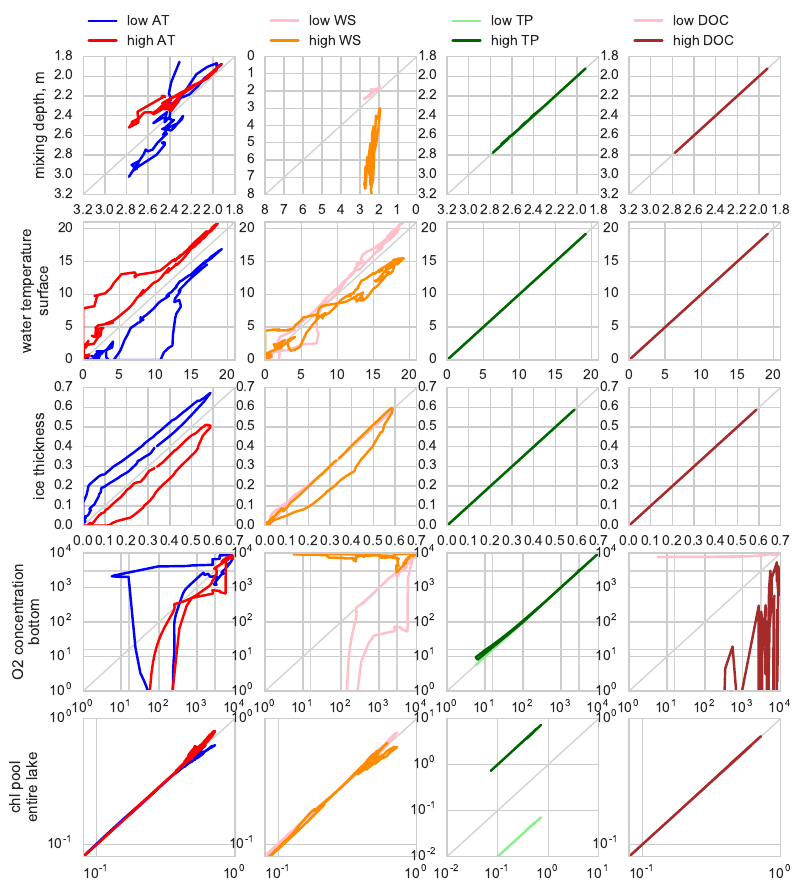

Write the Python code that produced this figure.
'''This file expects that there are

results_raw2/AT.npy
results_raw2/WS.npy
results_raw2/TP.npy
results_raw2/DOC.npy

and each has the following format

        loopd.iloc[0, :, :] = mdeps  # mixing depth
        loopd.iloc[1, :, :] = t0s    # surface water temperature
        loopd.iloc[2, :, :] = ices   # ice thickness
        loopd.iloc[3, :, :] = o23s   # O2 concentration bottom
        loopd.iloc[4, :, :] = chlps  # chl pool entire lake

with (variable x 365 days x simulations) in array dimensions, and
there are 3 simulations in the following order:

    AT5 WS5 TP5 DOC5 base simulation
    variation A where one of the 4 dimensions has level 1
    variation B where one of the 4 dimensions has level 9

So, there's a lot of hardcoding and fixed numbers.
'''

import numpy as np
import matplotlib.pyplot as plt
import pandas as pd
import seaborn as sns
import os.path
import matplotlib.gridspec as gridspec


# http://stackoverflow.com/questions/34017866/arrow-on-a-line-plot-with-matplotlib
def add_arrow(line, position, direction='right', size=10, color=None):
    """
    add an arrow to a line.

    line:       Line2D object
    position:   index in the data at which arrow is drawn
    direction:  'left' or 'right'
    size:       size of the arrow in fontsize points
    color:      if None, line color is taken.
    """
    if color is None:
        color = line.get_color()
    xdata = line.get_xdata()
    ydata = line.get_ydata()
    start_ind = position
    if direction == 'right':
        end_ind = start_ind + 1
    else:
        end_ind = start_ind - 1
    line.axes.annotate('',
                       xytext=(xdata[start_ind], ydata[start_ind]),
                       xy=(xdata[end_ind], ydata[end_ind]),
                       arrowprops=dict(arrowstyle="simple", fc=color, ec=color),
                       size=size)


sns.set_style('whitegrid')
lw = 1

da = np.zeros((4, 5, 365, 3)) * np.nan
# input dimensions                   PANEL SIDEWAYS
# output variables (DOY based means) PANEL VERTICAL
# DOY                                LOOP DIRECTION
# 3 simulations, see above docstring base against 2 simulations, TWO LOOPS

for ii in range(4):
    fname = os.path.join('results_raw2',
                         ['AT', 'WS', 'TP', 'DOC'][ii] + '.npy')
    da[ii, :, :, :]  = np.load(fname)
    print(fname)

gs = gridspec.GridSpec(5, 4)


def plotloops(savefname, arrow=False):
    plt.clf()
    for ci in range(4):     
        col0 = ('blue', 'pink',  'lightgreen',  'pink')[ci]
        col1 = ( 'red',       'darkorange', 'darkgreen', 'brown')[ci]
        dname = ('AT', 'WS', 'TP', 'DOC')[ci]
        for ri in range(5):
            lim0 = (8,  0,   0, 1e0, 0.01)[ri]
            lim1 = (0, 21, 0.7, 1e4, 10)[ri]
            if (ri == 0) and (not ci == 1):
                lim0 = 3.2 ; lim1 = 1.8
            if (ri == 4) and (not ci == 2):
                lim0 = 0.08; lim1 = 1

            plt.subplot(gs[ri, ci], aspect='equal')
            d = da[ci, ri, :, :]  # doy x sim
            if ri == 0: # mixing depth only wants JJ months
                d[:(31+28+31+30+31), :] = np.nan
                d[(31+28+31+30+31+30+31):, :] = np.nan
            print(ci, ri, d.shape)
            plt.subplot(gs[ri, ci]).plot([lim0, lim1], [lim0, lim1], 
                                         color='lightgray', linewidth=lw)
            if ri == 3: # oxygen
                plt.subplot(gs[ri, ci]).set_xscale('log')
                plt.subplot(gs[ri, ci]).set_yscale('log')
                plt.subplot(gs[ri, ci]).axhline(3000, color='lightgray', linewidth=lw)
                plt.subplot(gs[ri, ci]).axhline(16, color='lightgray', linewidth=lw)
                plt.subplot(gs[ri, ci]).axvline(3000, color='lightgray', linewidth=lw)
                plt.subplot(gs[ri, ci]).axvline(16, color='lightgray', linewidth=lw)
            if ri == 4: # chl
                plt.subplot(gs[ri, ci]).set_xscale('log')
                plt.subplot(gs[ri, ci]).set_yscale('log')
            L0 = plt.subplot(gs[ri, ci]).plot(d[:, 0], d[:, 1], 
                                              color=col0, 
                                              label='low {:s}'.format(dname))[0]
            L1 = plt.subplot(gs[ri, ci]).plot(d[:, 0], d[:, 2],
                                              color=col1,
                                              label='high {:s}'.format(dname))[0]
            plt.subplot(gs[ri, ci]).set_xlim([lim0, lim1])
            plt.subplot(gs[ri, ci]).set_ylim([lim0, lim1])
            if arrow:
                add_arrow(L0, 15) # mid-january
                add_arrow(L0, 31+28+31+15) # mid-april
                add_arrow(L0, 31+28+31+30+31+30+15) # mid-july
                add_arrow(L0, 31+28+31+30+31+30+31+31+30+15) # mid-october
                add_arrow(L1, 15) # mid-january
                add_arrow(L1, 31+28+31+15) # mid-april
                add_arrow(L1, 31+28+31+30+31+30+15) # mid-july
                add_arrow(L1, 31+28+31+30+31+30+31+31+30+15) # mid-october
            
                
    # legends at the top
    for ci in range(4):
        plt.subplot(gs[0, ci]).legend(
            bbox_to_anchor=(0., 1.02, 1., .102), loc=3,
            ncol=1, mode='expand', borderaxespad=0.)

    # left labels
    plt.subplot(gs[0, 0]).set_ylabel('mixing depth, m')
    plt.subplot(gs[1, 0]).set_ylabel('water temperature\nsurface')
    plt.subplot(gs[2, 0]).set_ylabel('ice thickness')
    plt.subplot(gs[3, 0]).set_ylabel('O2 concentration\nbottom')
    plt.subplot(gs[4, 0]).set_ylabel('chl pool\nentire lake')

    fig = plt.gcf()
    fig.set_figheight(10)
    fig.set_figwidth(9)

    fig.savefig('{:s}.png'.format(savefname), dpi=150, bbox_inches='tight')
    fig.savefig('{:s}.pdf'.format(savefname), dpi=150, bbox_inches='tight')

plotloops('loops')
# plotloops('loops arrows', arrow=True)
